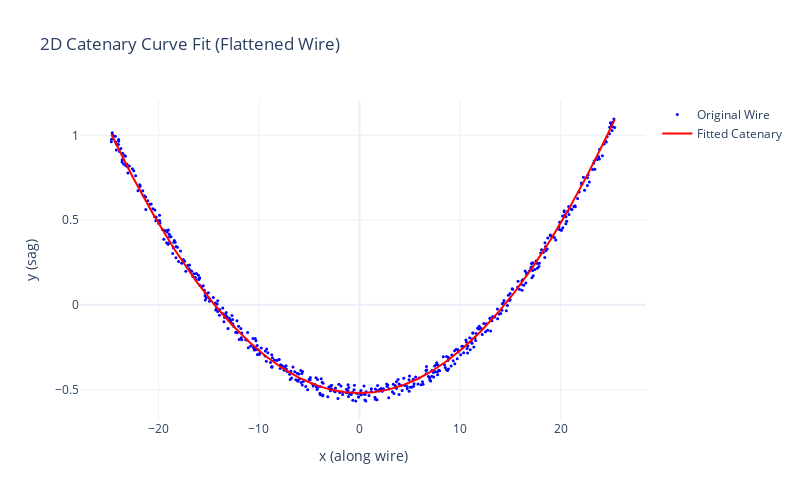

Write notebook code for a chart like this one.
### Code cell
fig = go.Figure()

fig.add_trace(go.Scatter(
    x=x_data, y=y_data,
    mode='markers',
    name='Original Wire',
    marker=dict(size=3, color='blue')
))


fig.add_trace(go.Scatter(
    x=x_fit, y=y_fit,
    mode='lines',
    name='Fitted Catenary',
    line=dict(color='red', width=2)
))

fig.update_layout(
    title="2D Catenary Curve Fit (Flattened Wire)",
    xaxis_title="x (along wire)",
    yaxis_title="y (sag)",
    width=800,
    height=500,
    template="plotly_white"
)

fig.show()

### Figure 1 — Plotly figure (JSON) as saved in the notebook; plotly's stock layout.template omitted (floating-point values rounded to 4 significant figures; data arrays with more than 128 entries replaced by an {"elided": "..."} marker saying what was removed)
{"data": [{"marker": {"color": "blue", "size": 3}, "mode": "markers", "name": "Original Wire", "type": "scatter", "x": {"elided": "492 float values"}, "y": {"elided": "492 float values"}}, {"line": {"color": "red", "width": 2}, "mode": "lines", "name": "Fitted Catenary", "type": "scatter", "x": {"elided": "492 float values"}, "y": {"elided": "492 float values"}}], "layout": {"height": 500, "title": {"text": "2D Catenary Curve Fit (Flattened Wire)"}, "width": 800, "xaxis": {"title": {"text": "x (along wire)"}}, "yaxis": {"title": {"text": "y (sag)"}}}}
